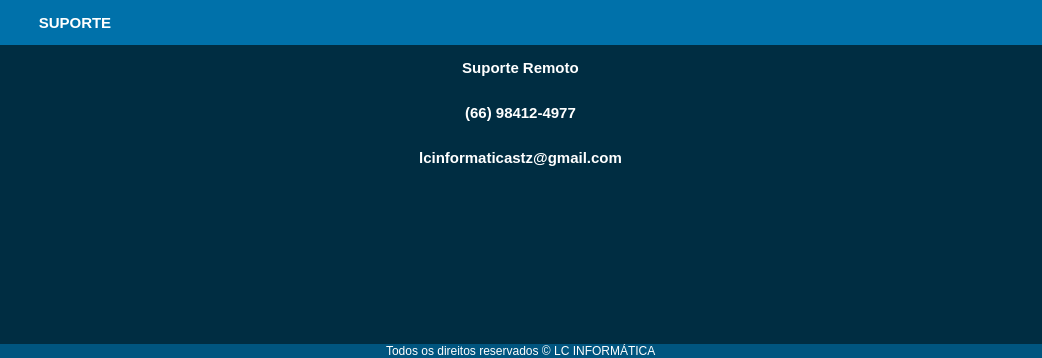
            <widget class="QWidget" name="suporte">
             <property name="styleSheet">
              <string notr="true">background-color: rgb(255, 255, 255);
background-color: rgb(0, 45, 66);</string>
             </property>
             <layout class="QVBoxLayout" name="verticalLayout_14">
              <property name="spacing">
               <number>0</number>
              </property>
              <property name="leftMargin">
               <number>0</number>
              </property>
              <property name="topMargin">
               <number>0</number>
              </property>
              <property name="rightMargin">
               <number>0</number>
              </property>
              <property name="bottomMargin">
               <number>0</number>
              </property>
              <item>
               <widget class="QFrame" name="frame_66">
                <property name="maximumSize">
                 <size>
                  <width>16777215</width>
                  <height>45</height>
                 </size>
                </property>
                <property name="frameShape">
                 <enum>QFrame::NoFrame</enum>
                </property>
                <property name="frameShadow">
                 <enum>QFrame::Raised</enum>
                </property>
                <layout class="QGridLayout" name="gridLayout_36">
                 <property name="leftMargin">
                  <number>0</number>
                 </property>
                 <property name="topMargin">
                  <number>0</number>
                 </property>
                 <property name="rightMargin">
                  <number>0</number>
                 </property>
                 <property name="bottomMargin">
                  <number>0</number>
                 </property>
                 <property name="spacing">
                  <number>0</number>
                 </property>
                 <item row="0" column="0">
                  <widget class="QFrame" name="frame_106">
                   <property name="maximumSize">
                    <size>
                     <width>16777215</width>
                     <height>45</height>
                    </size>
                   </property>
                   <property name="styleSheet">
                    <string notr="true">background-color: rgb(0, 113, 170);</string>
                   </property>
                   <property name="frameShape">
                    <enum>QFrame::NoFrame</enum>
                   </property>
                   <property name="frameShadow">
                    <enum>QFrame::Raised</enum>
                   </property>
                   <layout class="QHBoxLayout" name="horizontalLayout_34">
                    <property name="spacing">
                     <number>0</number>
                    </property>
                    <property name="leftMargin">
                     <number>0</number>
                    </property>
                    <property name="topMargin">
                     <number>0</number>
                    </property>
                    <property name="rightMargin">
                     <number>0</number>
                    </property>
                    <property name="bottomMargin">
                     <number>0</number>
                    </property>
                    <item>
                     <widget class="QPushButton" name="pushButton_28">
                      <property name="minimumSize">
                       <size>
                        <width>150</width>
                        <height>45</height>
                       </size>
                      </property>
                      <property name="styleSheet">
                       <string notr="true">QPushButton {
border: none;
color: rgb(255, 255, 255);
font-weight: bold;
font-size: 15px;

 }
QPushButton:hover{
border: none;
color: rgb(213, 213, 213);
font-weight: bold;
font-size: 15px;
}</string>
                      </property>
                      <property name="text">
                       <string>SUPORTE</string>
                      </property>
                      <property name="icon">
                       <iconset>
                        <normaloff>img/Suporte copiar.png</normaloff>img/Suporte copiar.png</iconset>
                      </property>
                      <property name="iconSize">
                       <size>
                        <width>60</width>
                        <height>30</height>
                       </size>
                      </property>
                     </widget>
                    </item>
                    <item>
                     <spacer name="horizontalSpacer_25">
                      <property name="orientation">
                       <enum>Qt::Horizontal</enum>
                      </property>
                      <property name="sizeHint" stdset="0">
                       <size>
                        <width>485</width>
                        <height>20</height>
                       </size>
                      </property>
                     </spacer>
                    </item>
                   </layout>
                  </widget>
                 </item>
                </layout>
               </widget>
              </item>
              <item>
               <widget class="QFrame" name="frame_67">
                <property name="styleSheet">
                 <string notr="true"/>
                </property>
                <property name="frameShape">
                 <enum>QFrame::NoFrame</enum>
                </property>
                <property name="frameShadow">
                 <enum>QFrame::Raised</enum>
                </property>
                <layout class="QGridLayout" name="gridLayout_37">
                 <property name="leftMargin">
                  <number>0</number>
                 </property>
                 <property name="topMargin">
                  <number>0</number>
                 </property>
                 <property name="rightMargin">
                  <number>0</number>
                 </property>
                 <property name="bottomMargin">
                  <number>0</number>
                 </property>
                 <property name="spacing">
                  <number>0</number>
                 </property>
                 <item row="0" column="0">
                  <widget class="QFrame" name="frame_114">
                   <property name="maximumSize">
                    <size>
                     <width>327</width>
                     <height>16777215</height>
                    </size>
                   </property>
                   <property name="frameShape">
                    <enum>QFrame::NoFrame</enum>
                   </property>
                   <property name="frameShadow">
                    <enum>QFrame::Raised</enum>
                   </property>
                   <layout class="QVBoxLayout" name="verticalLayout_31">
                    <property name="spacing">
                     <number>0</number>
                    </property>
                    <property name="leftMargin">
                     <number>0</number>
                    </property>
                    <property name="topMargin">
                     <number>0</number>
                    </property>
                    <property name="rightMargin">
                     <number>0</number>
                    </property>
                    <property name="bottomMargin">
                     <number>0</number>
                    </property>
                    <item>
                     <widget class="QFrame" name="frame_120">
                      <property name="maximumSize">
                       <size>
                        <width>16777215</width>
                        <height>50</height>
                       </size>
                      </property>
                      <property name="frameShape">
                       <enum>QFrame::NoFrame</enum>
                      </property>
                      <property name="frameShadow">
                       <enum>QFrame::Raised</enum>
                      </property>
                      <layout class="QGridLayout" name="gridLayout_48">
                       <property name="leftMargin">
                        <number>0</number>
                       </property>
                       <property name="topMargin">
                        <number>0</number>
                       </property>
                       <property name="rightMargin">
                        <number>0</number>
                       </property>
                       <property name="bottomMargin">
                        <number>0</number>
                       </property>
                       <property name="spacing">
                        <number>0</number>
                       </property>
                       <item row="0" column="0">
                        <widget class="QPushButton" name="pushButton_30">
                         <property name="minimumSize">
                          <size>
                           <width>150</width>
                           <height>45</height>
                          </size>
                         </property>
                         <property name="layoutDirection">
                          <enum>Qt::LeftToRight</enum>
                         </property>
                         <property name="styleSheet">
                          <string notr="true">QPushButton {
border: none;
color: rgb(255, 255, 255);
font-weight: bold;
font-size: 15px;

 }
QPushButton:hover{
border: none;
color: rgb(213, 213, 213);
font-weight: bold;
font-size: 15px;
}</string>
                         </property>
                         <property name="text">
                          <string>Suporte Remoto</string>
                         </property>
                         <property name="icon">
                          <iconset>
                           <normaloff>img/anydesk_icon_146231.png</normaloff>img/anydesk_icon_146231.png</iconset>
                         </property>
                         <property name="iconSize">
                          <size>
                           <width>60</width>
                           <height>30</height>
                          </size>
                         </property>
                        </widget>
                       </item>
                      </layout>
                     </widget>
                    </item>
                    <item>
                     <widget class="QFrame" name="frame_121">
                      <property name="maximumSize">
                       <size>
                        <width>16777215</width>
                        <height>50</height>
                       </size>
                      </property>
                      <property name="frameShape">
                       <enum>QFrame::NoFrame</enum>
                      </property>
                      <property name="frameShadow">
                       <enum>QFrame::Raised</enum>
                      </property>
                      <layout class="QGridLayout" name="gridLayout_49">
                       <property name="leftMargin">
                        <number>0</number>
                       </property>
                       <property name="topMargin">
                        <number>0</number>
                       </property>
                       <property name="rightMargin">
                        <number>0</number>
                       </property>
                       <property name="bottomMargin">
                        <number>0</number>
                       </property>
                       <property name="spacing">
                        <number>0</number>
                       </property>
                       <item row="0" column="0">
                        <widget class="QPushButton" name="Bt_Whatsapp_2">
                         <property name="minimumSize">
                          <size>
                           <width>150</width>
                           <height>45</height>
                          </size>
                         </property>
                         <property name="layoutDirection">
                          <enum>Qt::LeftToRight</enum>
                         </property>
                         <property name="styleSheet">
                          <string notr="true">QPushButton {
border: none;
color: rgb(255, 255, 255);
font-weight: bold;
font-size: 15px;

 }
QPushButton:hover{
border: none;
color: rgb(213, 213, 213);
font-weight: bold;
font-size: 15px;
}</string>
                         </property>
                         <property name="text">
                          <string>(66) 98412-4977</string>
                         </property>
                         <property name="icon">
                          <iconset>
                           <normaloff>img/Whatsapp_37229.png</normaloff>img/Whatsapp_37229.png</iconset>
                         </property>
                         <property name="iconSize">
                          <size>
                           <width>60</width>
                           <height>30</height>
                          </size>
                         </property>
                        </widget>
                       </item>
                      </layout>
                     </widget>
                    </item>
                    <item>
                     <widget class="QFrame" name="frame_122">
                      <property name="maximumSize">
                       <size>
                        <width>16777215</width>
                        <height>50</height>
                       </size>
                      </property>
                      <property name="frameShape">
                       <enum>QFrame::NoFrame</enum>
                      </property>
                      <property name="frameShadow">
                       <enum>QFrame::Raised</enum>
                      </property>
                      <layout class="QGridLayout" name="gridLayout_52">
                       <property name="leftMargin">
                        <number>0</number>
                       </property>
                       <property name="topMargin">
                        <number>0</number>
                       </property>
                       <property name="rightMargin">
                        <number>0</number>
                       </property>
                       <property name="bottomMargin">
                        <number>0</number>
                       </property>
                       <property name="spacing">
                        <number>0</number>
                       </property>
                       <item row="0" column="0">
                        <widget class="QPushButton" name="pushButton_34">
                         <property name="minimumSize">
                          <size>
                           <width>150</width>
                           <height>45</height>
                          </size>
                         </property>
                         <property name="layoutDirection">
                          <enum>Qt::LeftToRight</enum>
                         </property>
                         <property name="styleSheet">
                          <string notr="true">QPushButton {
border: none;
color: rgb(255, 255, 255);
font-weight: bold;
font-size: 15px;

 }
QPushButton:hover{
border: none;
color: rgb(213, 213, 213);
font-weight: bold;
font-size: 15px;
}</string>
                         </property>
                         <property name="text">
                          <string>lcinformaticastz@gmail.com</string>
                         </property>
                         <property name="icon">
                          <iconset>
                           <normaloff>img/gmail_new_logo_icon_159149.png</normaloff>img/gmail_new_logo_icon_159149.png</iconset>
                         </property>
                         <property name="iconSize">
                          <size>
                           <width>60</width>
                           <height>30</height>
                          </size>
                         </property>
                        </widget>
                       </item>
                      </layout>
                     </widget>
                    </item>
                   </layout>
                  </widget>
                 </item>
                </layout>
               </widget>
              </item>
              <item>
               <widget class="QFrame" name="frame_68">
                <property name="styleSheet">
                 <string notr="true"/>
                </property>
                <property name="frameShape">
                 <enum>QFrame::NoFrame</enum>
                </property>
                <property name="frameShadow">
                 <enum>QFrame::Raised</enum>
                </property>
                <layout class="QGridLayout" name="gridLayout_38">
                 <property name="leftMargin">
                  <number>0</number>
                 </property>
                 <property name="topMargin">
                  <number>0</number>
                 </property>
                 <property name="rightMargin">
                  <number>0</number>
                 </property>
                 <property name="bottomMargin">
                  <number>0</number>
                 </property>
                 <property name="spacing">
                  <number>0</number>
                 </property>
                 <item row="0" column="0">
                  <widget class="QLabel" name="label_25">
                   <property name="maximumSize">
                    <size>
                     <width>16777215</width>
                     <height>250</height>
                    </size>
                   </property>
                   <property name="styleSheet">
                    <string notr="true"/>
                   </property>
                   <property name="frameShape">
                    <enum>QFrame::NoFrame</enum>
                   </property>
                   <property name="text">
                    <string/>
                   </property>
                   <property name="pixmap">
                    <pixmap>../SISTEMA-SAUDE/img/Banner_LC.png</pixmap>
                   </property>
                   <property name="alignment">
                    <set>Qt::AlignCenter</set>
                   </property>
                  </widget>
                 </item>
                 <item row="1" column="0">
                  <widget class="QFrame" name="frame_115">
                   <property name="minimumSize">
                    <size>
                     <width>0</width>
                     <height>150</height>
                    </size>
                   </property>
                   <property name="frameShape">
                    <enum>QFrame::NoFrame</enum>
                   </property>
                   <property name="frameShadow">
                    <enum>QFrame::Raised</enum>
                   </property>
                   <layout class="QGridLayout" name="gridLayout_54">
                    <property name="leftMargin">
                     <number>0</number>
                    </property>
                    <property name="topMargin">
                     <number>0</number>
                    </property>
                    <property name="rightMargin">
                     <number>0</number>
                    </property>
                    <property name="bottomMargin">
                     <number>0</number>
                    </property>
                    <property name="spacing">
                     <number>0</number>
                    </property>
                    <item row="0" column="0">
                     <widget class="QLabel" name="label_27">
                      <property name="styleSheet">
                       <string notr="true"/>
                      </property>
                      <property name="text">
                       <string/>
                      </property>
                     </widget>
                    </item>
                   </layout>
                  </widget>
                 </item>
                </layout>
               </widget>
              </item>
              <item>
               <widget class="QFrame" name="frame_73">
                <property name="maximumSize">
                 <size>
                  <width>16777215</width>
                  <height>28</height>
                 </size>
                </property>
                <property name="styleSheet">
                 <string notr="true">background-color: rgb(0, 170, 255);</string>
                </property>
                <property name="frameShape">
                 <enum>QFrame::NoFrame</enum>
                </property>
                <property name="frameShadow">
                 <enum>QFrame::Raised</enum>
                </property>
                <layout class="QGridLayout" name="gridLayout_40">
                 <property name="leftMargin">
                  <number>0</number>
                 </property>
                 <property name="topMargin">
                  <number>0</number>
                 </property>
                 <property name="rightMargin">
                  <number>0</number>
                 </property>
                 <property name="bottomMargin">
                  <number>0</number>
                 </property>
                 <property name="spacing">
                  <number>0</number>
                 </property>
                 <item row="0" column="0">
                  <widget class="QFrame" name="frame_108">
                   <property name="maximumSize">
                    <size>
                     <width>16777215</width>
                     <height>30</height>
                    </size>
                   </property>
                   <property name="frameShape">
                    <enum>QFrame::NoFrame</enum>
                   </property>
                   <property name="frameShadow">
                    <enum>QFrame::Raised</enum>
                   </property>
                   <layout class="QGridLayout" name="gridLayout_39">
                    <property name="leftMargin">
                     <number>0</number>
                    </property>
                    <property name="topMargin">
                     <number>0</number>
                    </property>
                    <property name="rightMargin">
                     <number>0</number>
                    </property>
                    <property name="bottomMargin">
                     <number>0</number>
                    </property>
                    <property name="spacing">
                     <number>0</number>
                    </property>
                    <item row="0" column="0">
                     <widget class="QFrame" name="frame_109">
                      <property name="maximumSize">
                       <size>
                        <width>16777215</width>
                        <height>37</height>
                       </size>
                      </property>
                      <property name="styleSheet">
                       <string notr="true">background-color: rgb(0, 85, 127);</string>
                      </property>
                      <property name="frameShape">
                       <enum>QFrame::NoFrame</enum>
                      </property>
                      <property name="frameShadow">
                       <enum>QFrame::Raised</enum>
                      </property>
                      <layout class="QHBoxLayout" name="horizontalLayout_16">
                       <property name="spacing">
                        <number>0</number>
                       </property>
                       <property name="leftMargin">
                        <number>0</number>
                       </property>
                       <property name="topMargin">
                        <number>0</number>
                       </property>
                       <property name="rightMargin">
                        <number>0</number>
                       </property>
                       <property name="bottomMargin">
                        <number>0</number>
                       </property>
                       <item>
                        <spacer name="horizontalSpacer_11">
                         <property name="orientation">
                          <enum>Qt::Horizontal</enum>
                         </property>
                         <property name="sizeHint" stdset="0">
                          <size>
                           <width>386</width>
                           <height>12</height>
                          </size>
                         </property>
                        </spacer>
                       </item>
                       <item>
                        <widget class="QLabel" name="label_26">
                         <property name="styleSheet">
                          <string notr="true">color: rgb(255, 255, 255);</string>
                         </property>
                         <property name="text">
                          <string>Todos os direitos reservados © LC INFORMÁTICA</string>
                         </property>
                        </widget>
                       </item>
                       <item>
                        <spacer name="horizontalSpacer_13">
                         <property name="orientation">
                          <enum>Qt::Horizontal</enum>
                         </property>
                         <property name="sizeHint" stdset="0">
                          <size>
                           <width>386</width>
                           <height>12</height>
                          </size>
                         </property>
                        </spacer>
                       </item>
                      </layout>
                     </widget>
                    </item>
                   </layout>
                  </widget>
                 </item>
                </layout>
               </widget>
              </item>
             </layout>
            </widget>
